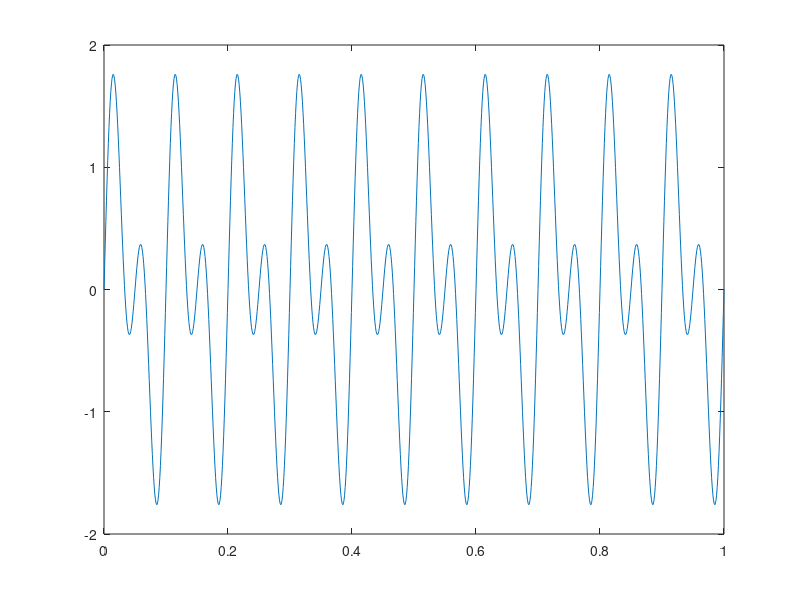
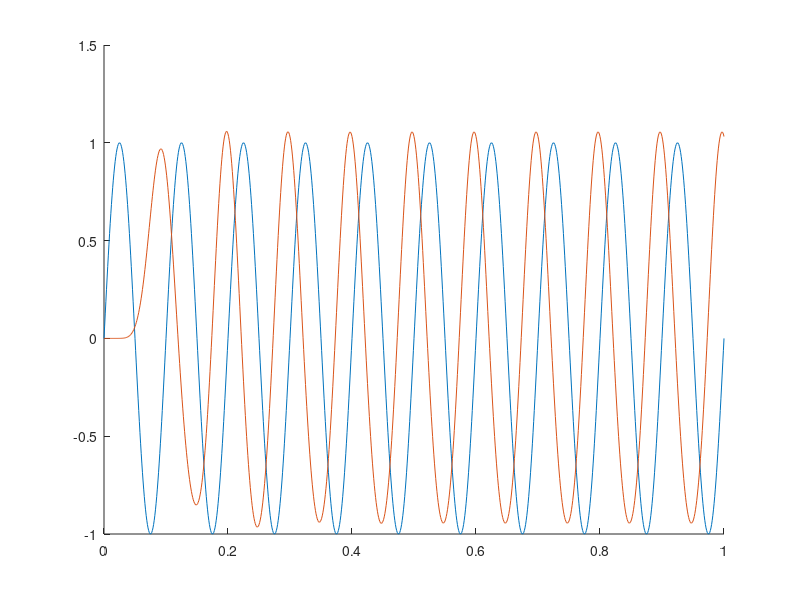

MATLAB code for these plots, in order:
close all
t = 0:0.001:1;
sig = sin(2*pi*10*t) + sin(2*pi*20*t);
plot(t,sig)
[b, a]=butter(10, 15*0.001*2, 'low'); %Butterworth filter
filtered = filter(b, a, sig);
figure; hold on;
plot(t,sin(2*pi*10*t))
plot(t,filtered)